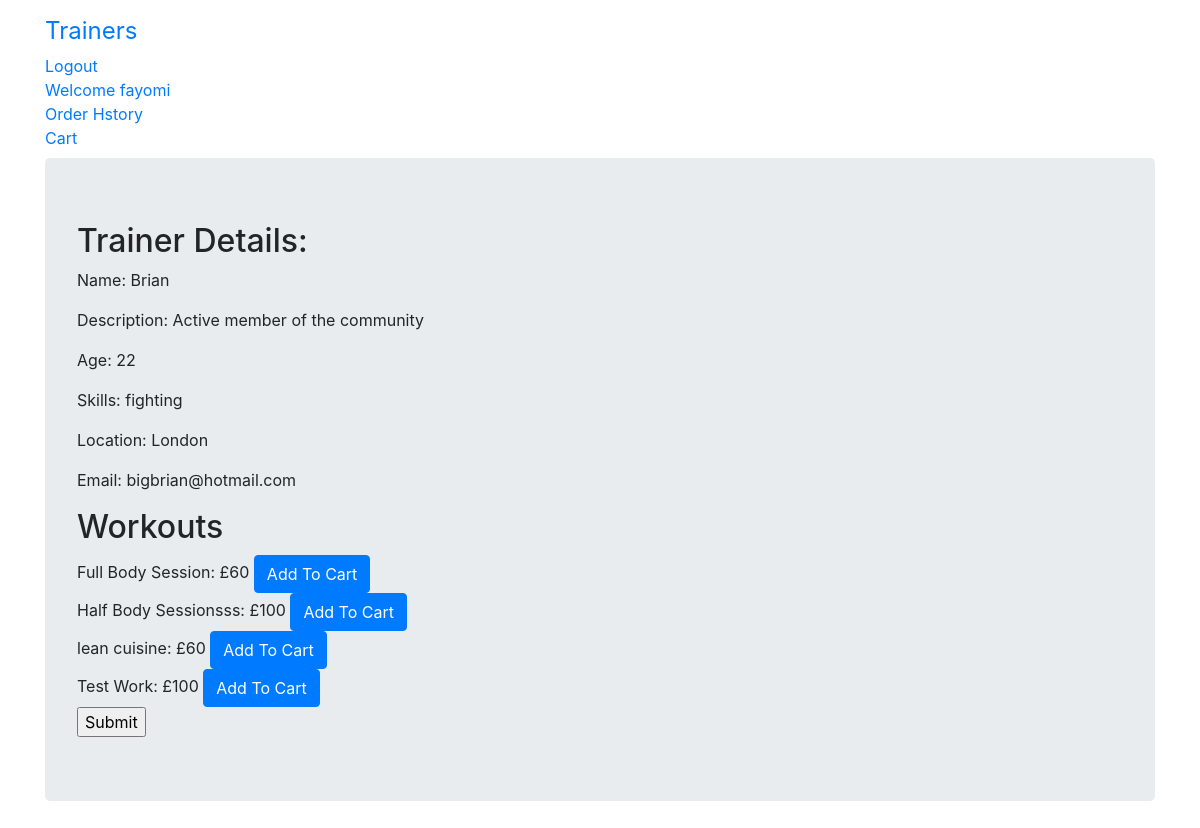
The app's page /trainers/8/ (signed in) with its own data.
### gym/models.py (models this page shows, shortened)
class User(AbstractUser):
    is_trainer = models.BooleanField(default=False)
    is_client= models.BooleanField(default=False)

class TrainerProfile(models.Model):
    user = models.OneToOneField(User,on_delete=models.CASCADE,primary_key=True)
    name = models.CharField(max_length=100,null=True)
    description = models.TextField()
    age = models.PositiveIntegerField(null=True)
    gender = models.CharField(max_length=30,null=True)
    location = models.CharField(max_length=30,null=True)
    skills = models.CharField(max_length=30,null=True)
    profile_img = models.ImageField(upload_to='profile_image', blank=True)

class Workout(models.Model):
    trainer = models.ForeignKey(TrainerProfile,on_delete=models.CASCADE ,related_name='workouts')
    name = models.CharField(max_length=200,null=True)
    price = models.IntegerField()

### gym/views.py (the view)
# urls.py: path('trainers/<pk>/',views.TrainerDetailView.as_view(),name='trainer_detail'),
class TrainerDetailView(DetailView):
    context_object_name = 'trainer_detail'
    model = TrainerProfile
    template_name = 'gym/trainer_detail.html'

### gym/templates/gym/trainer_detail.html (shortened to what this page needs)
{% extends 'base.html' %}
{% block content%}
<div class="jumbotron">
  <h2>Trainer Details: </h2>
  <p>Name: {{trainer_detail.user.username }}</p>
  <p>Description: {{trainer_detail.description}}</p>
  <p>Age: {{ trainer_detail.age }}</p>
  <p>Skills: {{ trainer_detail.skills }}</p>
  <p>Location: {{ trainer_detail.location}}</p>
  <p>Email: {{ trainer_detail.user.email }}</p>
  <h2>Workouts</h2>
  {% if user.is_trainer %}
  <form action="{% url 'gym:trainer_detail' pk=trainer_detail.pk %}" method="POST">
    {% csrf_token %}
    {% for workout in trainer_detail.workouts.all %}
    {{ workout.name }}: £{{ workout.price }}
    <input type="radio" name="workout" value="{{ workout.price }}">
    <p> <a class="btn btn-warning" href="{% url 'gym:workout_update' pk=workout.pk %}">Update</a>  <a class="btn btn-warning" href="{% url 'gym:workout_remove' pk=workout.pk %}">Delete</a> </p>
    <br>
    {% endfor%}
</form>
</div>
<div class="container">
  <p> <a class="btn btn-success" href="{% url 'gym:addWorkout' pk=trainer_detail.pk %}">Add New Workout</a> </p>
  <p> <a class="btn btn-success" href="{% url 'gym:trainer_update' pk=trainer_detail.pk %}">Update Profile</a> </p>
</div>
  {% else %}
  <form action="{% url 'gym:trainer_detail' pk=trainer_detail.pk %}" method="GET">
    {% for workout in trainer_detail.workouts.all %}
    {{ workout.name }}: £{{ workout.price }}
    <a class="btn btn-primary" href="{% url 'cart:add_cart' pk=workout.pk %}">Add To Cart</a>
    <br>
    {% endfor%}
    <input type="submit" value="Submit">
</form>
{% endif %}
{% endblock %}

### gym/templates/base.html (shortened to what this page needs)
<!DOCTYPE html>
{% load staticfiles %}
<html lang="en" dir="ltr">
  <head>
    <link rel="stylesheet" href="https://maxcdn.bootstrapcdn.com/bootstrap/4.0.0/css/bootstrap.min.css">
    <link rel="stylesheet" href="{% static 'gym/css/app.css' %}">
  </head>
  <body>
    <nav class="navbar navbar-default techfont custom-navbar">
      <div class="container">
        <ul class="nav navbar-nav">
          <li> <a class="navbar-brand bigbrand" href="{% url 'gym:trainer_list'%}">Trainers</a> </li>
        {% if user.is_authenticated %}
          <li> <a href="{% url 'logout'%}">Logout</a> </li>
          <li> <a href="{% url 'gym:profile'%}">Welcome {{ user.username }}</a> </li>
          <li> <a href="{% url 'order:order_history'%}">Order Hstory</a> </li>
          <li> <a href="{% url 'cart:cart_detail'%}"> Cart</a> </li>
        {% else %}
          <li> <a class="nav-item active" href="{% url 'gym:client_signup'%}"> Register as Client</a> </li>
          <li> <a href="{% url 'gym:trainer_signup'%}"> Register as Trainer</a> </li>
          <li> <a class="nav navbar-right" href="{% url 'login'%}">Login</a> </li>
        {% endif %}
        </ul>
      </div>
    </nav>
    <div class="container">
    {% block content %}
    {% endblock %}
    </div>
  </body>
</html>

### gym/static/gym/css/app.css (style rules this page uses)
.bigbrand { font-size: 1.5em; }

### records on screen
User: username "fayomi"
TrainerProfile: user.username "Brian", description "Active member of the community", age "22", skills "fighting", location "London", user.email "bigbrian@hotmail.com"
Workout: name "Full Body Session", price "60"
Workout: name "Half Body Sessionsss", price "100"
Workout: name "lean cuisine", price "60"
Workout: name "Test Work", price "100"
